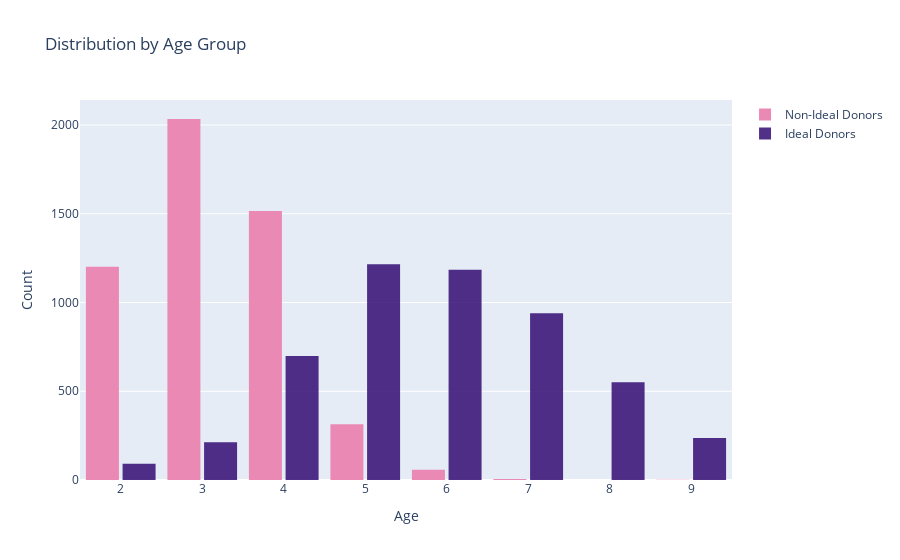

Notebook code cell kept with this figure:
### Code cell
#Histogram Plot
x0 = top_agegroup
x1 = worst_agegroup

fig = go.Figure()

fig.add_trace(go.Histogram(x=x1, name = 'Non-Ideal Donors',marker_color='#EB89B5', opacity =1))
fig.add_trace(go.Histogram(x=x0, name = 'Ideal Donors', marker_color='#330C73', opacity = 0.85))

fig.update_layout(
    title_text='Distribution by Age Group', # title of plot
    xaxis_title_text='Age', # xaxis label
    yaxis_title_text='Count', # yaxis label
    bargap=0.1, # gap between bars of adjacent location coordinates
    bargroupgap=0.1) # gap between bars of the same location coordinates

fig.show()

### Figure 1 — Plotly figure (JSON) as saved in the notebook; plotly's stock layout.template omitted (floating-point values rounded to 4 significant figures; data arrays with more than 128 entries replaced by an {"elided": "..."} marker saying what was removed)
{"data": [{"marker": {"color": "#EB89B5"}, "name": "Non-Ideal Donors", "opacity": 1, "type": "histogram", "x": {"elided": "5129 int values"}}, {"marker": {"color": "#330C73"}, "name": "Ideal Donors", "opacity": 0.85, "type": "histogram", "x": {"elided": "5129 int values"}}], "layout": {"bargap": 0.1, "bargroupgap": 0.1, "title": {"text": "Distribution by Age Group"}, "xaxis": {"title": {"text": "Age"}}, "yaxis": {"title": {"text": "Count"}}}}
